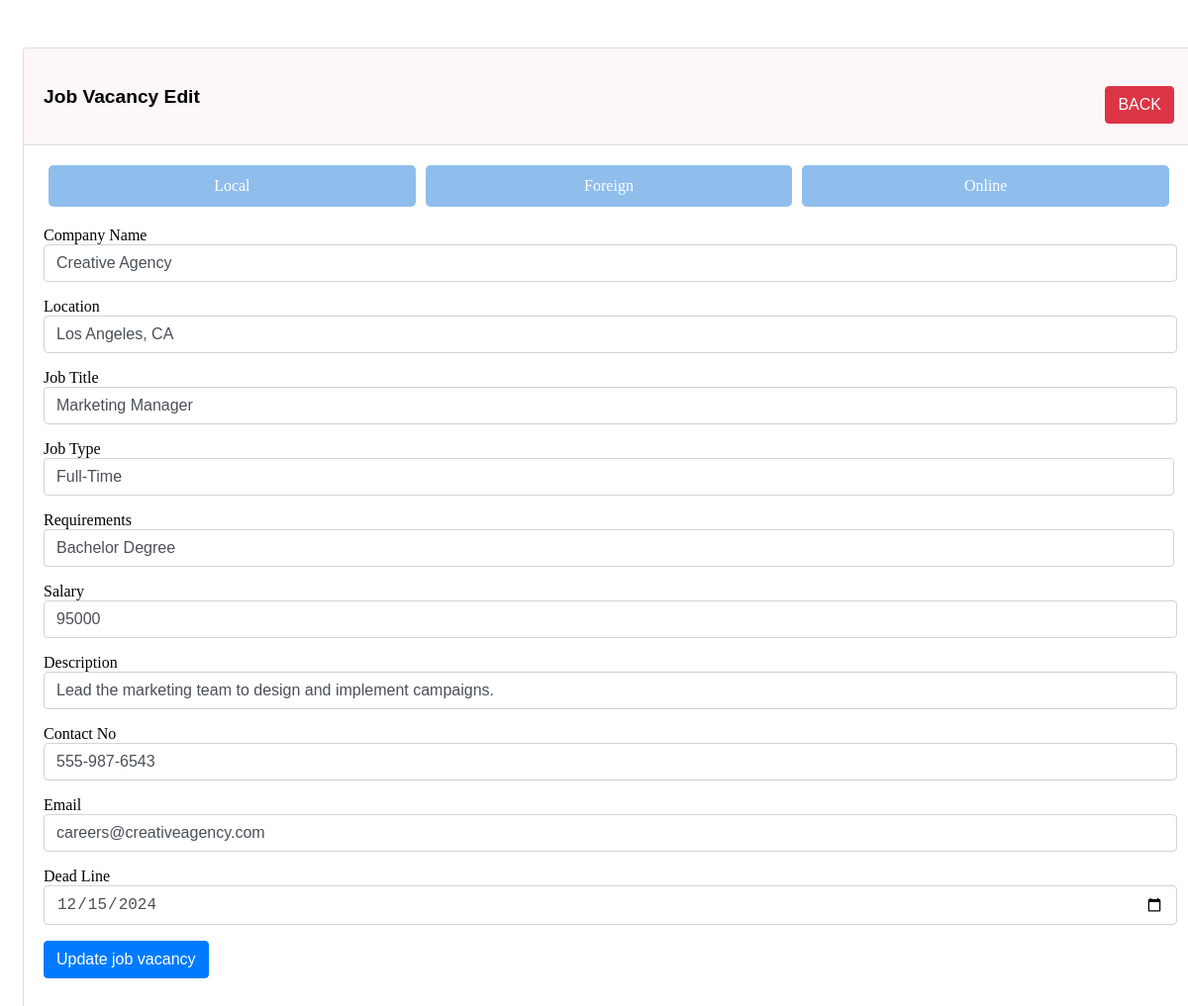
Page /edit_job.php?id=2 on the committed database.
### tables this page shows
CREATE TABLE `jobs` (
  `id` int(11) NOT NULL,
  `Template` enum('Local','Foreign','Online') NOT NULL,
  `company_name` varchar(255) NOT NULL,
  `location` varchar(255) NOT NULL,
  `job_title` varchar(255) NOT NULL,
  `job_type` varchar(255) NOT NULL,
  `requirements` varchar(255) NOT NULL,
  `salary` varchar(100) NOT NULL,
  `description` text NOT NULL,
  `contact_no` varchar(20) NOT NULL,
  `email` varchar(255) NOT NULL,
  `deadline` date NOT NULL
);

### edit_job.php (the view, shortened to what this page needs)
<?php
require 'config.php';
?>
<!doctype html>
<html lang="en">
  <head>
    <link href="CSS/edit_job.css" rel="stylesheet">
    <link href="CSS/alert.css" rel="stylesheet">
</head>
<body>
    <div class="container mt-5">
        <div class="row">
            <div class="col-md-12">
                <div class="card">
                    <div class="card-header">
                        <h4>Job Vacancy Edit
                            <a id="tx" href="manage_job_posts.php" class="btn btn-danger float-end">BACK</a>
                        </h4>
                    </div>
                    <div class="card-body">
                        <?php
                        if(isset($_GET['id']))
                        {
                            $job_id = mysqli_real_escape_string($con, $_GET['id']);
                            $query = "SELECT * FROM jobs WHERE id='$job_id' ";
                            $query_run = mysqli_query($con, $query);
                            if(mysqli_num_rows($query_run) > 0)
                            {
                                $job = mysqli_fetch_array($query_run);
                                ?>
                                <form action="Job_post.php" method="POST">
                                    <div class="radio-group">
                                        <label for="local">Local</label>
                                        <label for="foreign">Foreign</label>
                                        <label for="online">Online</label>
                                    </div>
                                    <div class="mb-3">
                                        <label>Company Name</label>
                                        <input type="text" name="company_name" value="<?=$job['company_name'];?>" class="form-control">
                                    </div>
                                    <div class="mb-3">
                                        <label>Location</label>
                                        <input type="text" name="location" value="<?=$job['location'];?>" class="form-control">
                                    </div>
                                    <div class="mb-3">
                                        <label>Job Title</label>
                                        <input type="text" name="job_title" value="<?=$job['job_title'];?>" class="form-control">
                                    </div>
                                    <div class="mb-3">
                                    <label>Job Type</label>
                                    <select name="job_type" class="form-control">
                                        <option value="Full-Time" <?= $job['job_type'] == 'Full-Time' ? 'selected' : ''; ?>>Full-Time</option>
                                    </select>
                                    </div>
                                    <div class="mb-3">
                                        <label>Requirements</label>
                                        <select name="requirements" class="form-control">
                                        <option value="Bachelor Degree" <?= $job['requirements'] == 'Bachelor Degree' ? 'selected' : ''; ?>>Bachelor Degree</option>
                                    </select>
                                    </div>
                                    <div class="mb-3">
                                        <label>Salary</label>
                                        <input type="text" name="salary" value="<?=$job['salary'];?>" class="form-control">
                                    </div>
                                    <div class="mb-3">
                                        <label>Description</label>
                                        <input type="text" name="description" value="<?=$job['description'];?>" class="form-control">
                                    </div>
                                    <div class="mb-3">
                                        <label>Contact No</label>
                                        <input type="text" name="contact_no" value="<?=$job['contact_no'];?>" class="form-control">
                                    </div>
                                    <div class="mb-3">
                                        <label>Email</label>
                                        <input type="email" name="email" value="<?=$job['email'];?>" class="form-control">
                                    </div>
                                    <div class="mb-3">
                                        <label>Dead Line</label>
                                        <input type="date" name="deadline" value="<?=$job['deadline'];?>" class="form-control">
                                    </div>
                                    <div class="mb-3">
                                        <button type="submit" name="update" class="btn btn-primary"onclick="window.location.href='job_post.php'">Update job vacancy</button>
                                    </div>
                                </form>
                                <?php
                            }
                            else
                            {
                                echo "<h4>No Such Id Found</h4>";
                            }
                        }
                        ?>
                    </div>
                </div>
            </div>
        </div>
    </div>
</body>
</html>

### CSS/edit_job.css (style rules this page uses)
.container { width: 100%; padding-right: 15px; padding-left: 15px; margin-right: auto; margin-left: auto; }
.mt-5 { margin-top: 3rem !important; }
.card { position: relative; display: flex; flex-direction: column; min-width: 0; word-wrap: break-word; background-color: #fff; background-clip: border-box; border: 1px solid rgba(0, 0, 0, 0.125); border-radius: 0.25rem; }
.card-header { padding: 0.75rem 1.25rem; margin-bottom: 0; background-color: rgba(182, 23, 23, 0.03); border-bottom: 1px solid rgba(0, 0, 0, 0.125); font-family: Arial, Helvetica, sans-serif; font-size: larger; }
.card-body { flex: 1 1 auto; padding: 1.25rem; }
.btn { display: inline-block; font-weight: 400; color: #212529; text-align: center; vertical-align: middle; user-select: none; background-color: transparent; border: 1px solid transparent; padding: 0.375rem 0.75rem; font-size: 1rem; line-height: 1.5; border-radius: 0.25rem; transition: color 0.15s ease-in-out, background-color 0.15s ease-in-out, border-color 0.15s ease-in-out, box-shadow 0.15s ease-in-out; }
.btn-danger { color: #fff; background-color: #dc3545; border-color: #dc3545; }
.btn-primary { color: #fff; background-color: #007bff; border-color: #007bff; }
.float-end { float: right !important; }
.mb-3 { margin-bottom: 1rem !important; }
.form-control { display: block; width: 98%; padding: 0.375rem 0.75rem; font-size: 1rem; font-weight: 400; line-height: 1.5; color: #495057; background-color: #fff; background-clip: padding-box; border: 1px solid #ced4da; border-radius: 0.25rem; transition: border-color 0.15s ease-in-out, box-shadow 0.15s ease-in-out; }
select.form-control { display: inline-block; width: 100%; padding: 0.375rem 1.75rem 0.375rem 0.75rem; line-height: 1.5; color: #495057; background-color: #fff; border: 1px solid #ced4da; border-radius: 0.25rem; appearance: none; }
.radio-group { display: flex; justify-content: space-between; margin-bottom: 20px; }
.radio-group label { background-color: #8fbeec; color: white; border: none; padding: 12px 15px; font-size: 16px; border-radius: 5px; cursor: pointer; transition: background-color 0.3s ease, transform 0.2s ease; flex: 1; text-align: center; margin: 0 5px; }
#tx { text-decoration: none; }

### rows in the picture
jobs: company_name "Creative Agency", location "Los Angeles, CA", job_title "Marketing Manager", job_type "Full-Time", requirements "Bachelor Degree", salary "95000", description "Lead the marketing team to design and implement campaigns.", contact_no "555-987-6543", email "careers@creativeagency.com", deadline "12/15/2024"
